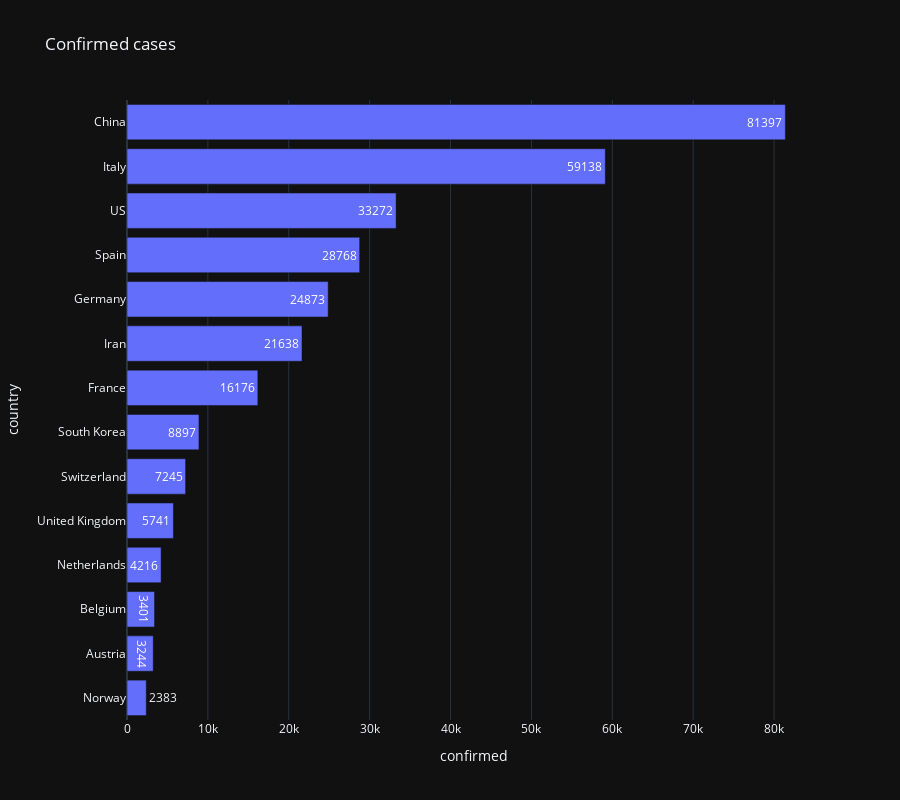

Write notebook code for a chart like this one.
### Code cell
fig = px.bar(
    grouped_latest.sort_values('confirmed', ascending=False)[:14][::-1],
    x='confirmed',
    y='country',
    orientation='h',
    text='confirmed',
    title='Confirmed cases',
    height=800)
fig.show()

### Figure 1 — Plotly figure (JSON) as saved in the notebook; plotly's stock layout.template omitted (floating-point values rounded to 4 significant figures)
{"data": [{"alignmentgroup": "True", "hoverlabel": {"namelength": 0}, "hovertemplate": "confirmed=%{text}<br>country=%{y}", "legendgroup": "", "marker": {"color": "#636efa"}, "name": "", "offsetgroup": "", "orientation": "h", "showlegend": false, "text": [2383, 3244, 3401, 4216, 5741, 7245, 8897, 16176, 21638, 24873, 28768, 33272, 59138, 81397], "textposition": "auto", "type": "bar", "x": [2383, 3244, 3401, 4216, 5741, 7245, 8897, 16176, 21638, 24873, 28768, 33272, 59138, 81397], "xaxis": "x", "y": ["Norway", "Austria", "Belgium", "Netherlands", "United Kingdom", "Switzerland", "South Korea", "France", "Iran", "Germany", "Spain", "US", "Italy", "China"], "yaxis": "y"}], "layout": {"barmode": "relative", "height": 800, "legend": {"tracegroupgap": 0}, "title": {"text": "Confirmed cases"}, "xaxis": {"anchor": "y", "domain": [0, 1], "title": {"text": "confirmed"}}, "yaxis": {"anchor": "x", "domain": [0, 1], "title": {"text": "country"}}}}
